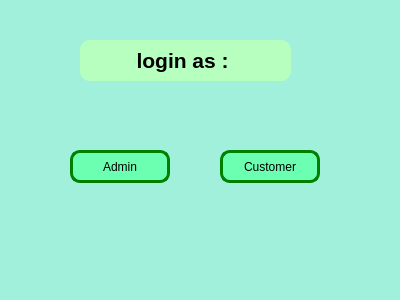
<?xml version="1.0" encoding="UTF-8"?>
<ui version="4.0">
 <class>LoginSelectorWindow</class>
 <widget class="QWidget" name="LoginSelectorWindow">
  <property name="geometry">
   <rect>
    <x>0</x>
    <y>0</y>
    <width>400</width>
    <height>300</height>
   </rect>
  </property>
  <property name="windowTitle">
   <string>Form</string>
  </property>
  <property name="styleSheet">
   <string notr="true">
background-color: rgb(160, 240, 220);
color: rgb(0, 0, 0);
</string>
  </property>
  <widget class="QLabel" name="label">
   <property name="geometry">
    <rect>
     <x>80</x>
     <y>40</y>
     <width>211</width>
     <height>41</height>
    </rect>
   </property>
   <property name="styleSheet">
    <string notr="true">border-radius:10px;
background-color: rgb(108, 255, 177);
color: rgb(0, 0, 0);

background-color: rgb(183, 255, 191);</string>
   </property>
   <property name="text">
    <string>&lt;html&gt;&lt;head/&gt;&lt;body&gt;&lt;p align=&quot;center&quot;&gt;&lt;span style=&quot; font-size:16pt; font-weight:700;&quot;&gt;login as : &lt;/span&gt;&lt;/p&gt;&lt;/body&gt;&lt;/html&gt;</string>
   </property>
  </widget>
  <widget class="QPushButton" name="adminButton">
   <property name="geometry">
    <rect>
     <x>70</x>
     <y>150</y>
     <width>100</width>
     <height>33</height>
    </rect>
   </property>
   <property name="styleSheet">
    <string notr="true">border-radius:10px;
background-color: rgb(108, 255, 177);
color: rgb(0, 0, 0);
border:3px solid green;
f</string>
   </property>
   <property name="text">
    <string>Admin</string>
   </property>
  </widget>
  <widget class="QPushButton" name="customerButton">
   <property name="geometry">
    <rect>
     <x>220</x>
     <y>150</y>
     <width>100</width>
     <height>33</height>
    </rect>
   </property>
   <property name="styleSheet">
    <string notr="true">border-radius:10px;
background-color: rgb(108, 255, 177);
color: rgb(0, 0, 0);
border:3px solid green;
</string>
   </property>
   <property name="text">
    <string>Customer</string>
   </property>
  </widget>
 </widget>
 <resources/>
 <connections/>
</ui>
